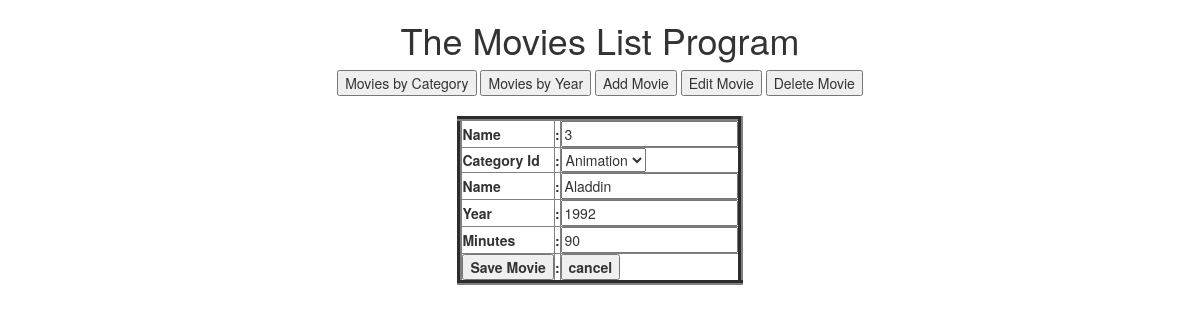
Page /editMovie?movieId=3 on the committed database.
### tables this page shows
CREATE TABLE Movie(
    movieID     INTEGER PRIMARY KEY     NOT NULL,
    categoryID  INTEGER                 NOT NULL,
    name        TEXT                    NOT NULL,
    year        INTEGER                 NOT NULL,
    minutes     INTEGER                 NOT NULL,
    FOREIGN KEY(categoryID) REFERENCES Category(categoryID)
);

### app.py (the view, shortened to what this page needs)
    @app.route('/editMovie', methods=['POST', 'GET'])
    def editMovie():
        movie_id_to_get = request.args.get("movieId")
        all_categories = list_all_category()
        if movie_id_to_get and movie_id_to_get != "": # Display edit form for movie when specified movie id
            movie_to_edit = get_movie_by_id(movie_id_to_get)
            return render_template('edit_movie.html', movie_to_edit=movie_to_edit, categories=all_categories)
        elif request.method != "POST":  # Display list of movies if movie id is not supplied
            movies_by_all_category = list_movies_by_all_category()
            return render_template('edit_movie_list.html', content=movies_by_all_category)
        movies_by_all_category = list_movies_by_all_category()
        return render_template('edit_movie_list.html', content=movies_by_all_category)

### db.py (called while the page is built)
def connect():
    global conn
    if not conn:
        DB_FILE = "db/movies.sqlite"
        conn = sqlite3.connect(DB_FILE)
        conn.row_factory = sqlite3.Row

def make_category(row):
    return Category(row["categoryID"], row["categoryName"])

def make_movie(row):
    return Movie(row["movieID"], row["name"], row["year"], row["minutes"],
            make_category(row))

def get_categories():
    query = '''SELECT categoryID, name as categoryName
               FROM Category'''
    with closing(conn.cursor()) as c:
        c.execute(query)
        results = c.fetchall()
    categories = []
    for row in results:
        categories.append(make_category(row))
    return categories

def get_movie_by_id(movieId):
    query = '''SELECT movieID, Movie.name, year, minutes,
                      Movie.categoryID as categoryID,
                      Category.name as categoryName
               FROM Movie JOIN Category
                      ON Movie.categoryID = Category.categoryID
               WHERE movieID = ?'''
    with closing(conn.cursor()) as c:
        c.execute(query, (movieId,))
        results = c.fetchall()
    return make_movie(results[0])

### movies.py (called while the page is built)
def get_movie_by_id(movieId):
    db.connect()
    movie = db.get_movie_by_id(movieId)
    return(movie)

def list_all_category():
    db.connect()
    movies = db.get_categories()
    return(movies)

### templates/edit_movie.html (shortened to what this page needs)
{% extends "bootstrap/base.html" %}
{% import "bootstrap/wtf.html" as wtf %}
{% import "bootstrap/fixes.html" as fixes %}
{% import "bootstrap/utils.html" as util %}
{% import "header.html" as header%}
{% block content %}
{{header}}
<form method="post" action="/editMovie">
    <table border="5" cellpadding="5" align="center">
        <tr>
            <th>Name</th>
            <th>:</th>
            <td><input type="text" id="movieId" name="movieId" maxlength="100" readonly value="{{movie_to_edit.id}}"/></td>
        </tr>
        <tr>
            <th>Category Id </th>
            <th>:</th>
            <td><select id="movieCategory" name="movieCategory">
                {% for data in categories %}
                        <option value="{{data.id}}"
                                {% if data.id == movie_to_edit.category.id %}
                                selected
                                {% endif %}
                        >{{data.name}}</option>
                {% endfor %}
            </select></td>
        </tr>
        <tr>
            <th>Name</th>
            <th>:</th>
            <td><input type="text" id="movieName" name="movieName" maxlength="100" value="{{movie_to_edit.name}}"/></td>
        </tr>
        <tr>
            <th>Year</th>
            <th>:</th>
            <td><input type="number" id="movieYear" name="movieYear" maxlength="100" value="{{movie_to_edit.year}}"/></td>
        </tr>
        <tr>
            <th>Minutes</th>
            <th>:</th>
            <td><input type="number" id="movieMinutes" name="movieMinutes" maxlength="4" value="{{movie_to_edit.minutes}}"/></td>
        </tr>
        <tr>
            <th><input type="submit" value="Save Movie"></th>
            <th>:</th>
            <th><input type="button" onclick="window.location.href='/'" value="cancel"></th>
        </tr>
    </table>
</form>
{% endblock %}
{% block head %}
{{super()}}
{% endblock %}

### rows in the picture
Movie: movieName "Aladdin", movieYear "1992", movieMinutes "90"

### other values in the picture
{{ header }} "The Movies List Program Movies by Category Movies by Year Add Movie Edit Movie Delete Movie"
form field movieCategory "Animation"
